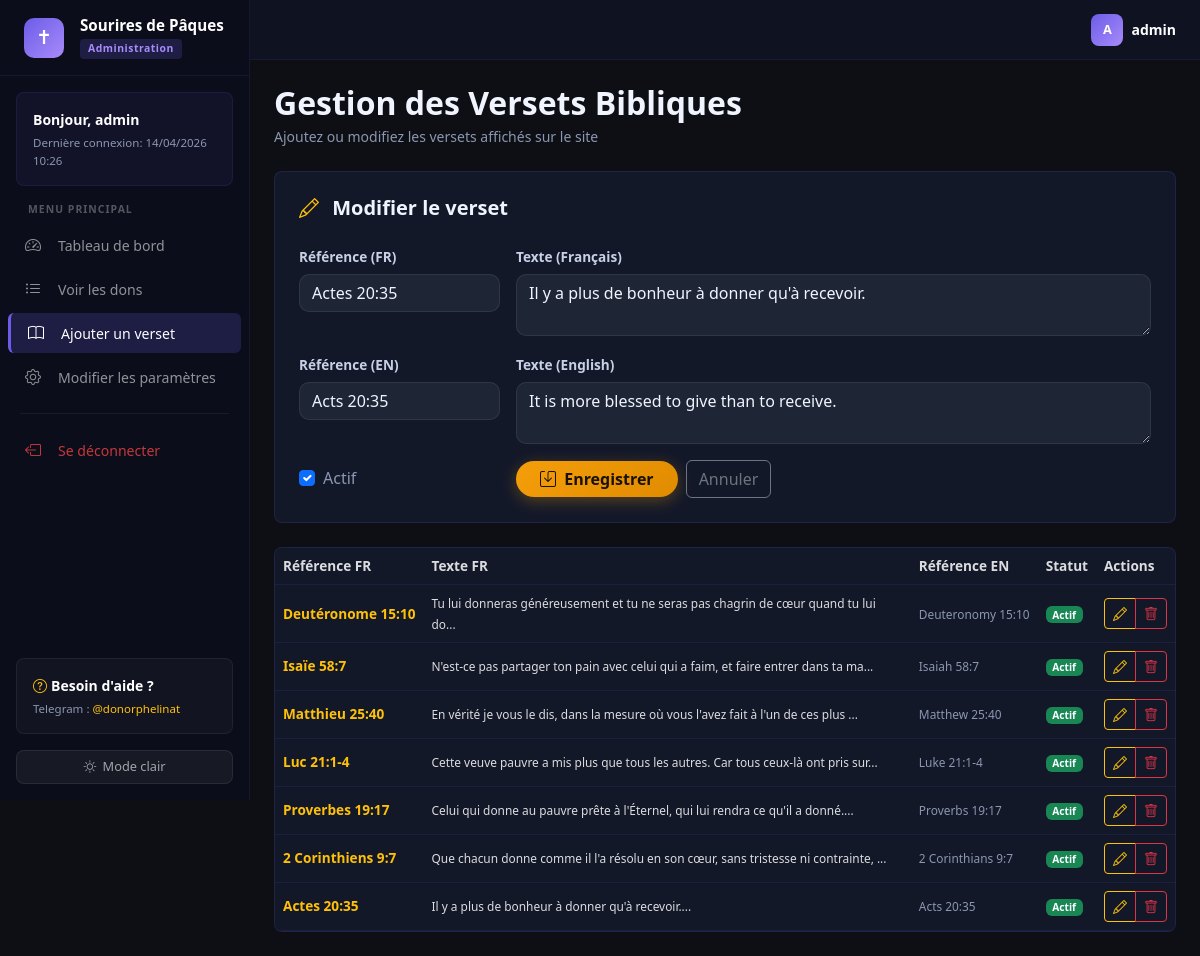
/administration/adminpanel.php?page=versets&edit=1 (signed in), run on the app's committed database.
### tables this page shows
CREATE TABLE versets (
    id INTEGER PRIMARY KEY AUTOINCREMENT,
    reference_fr TEXT NOT NULL,
    texte_fr TEXT NOT NULL,
    reference_en TEXT NOT NULL,
    texte_en TEXT NOT NULL,
    actif INTEGER DEFAULT 1,
    created_at DATETIME DEFAULT (datetime('now'))
);

### controllers/AdminController.php (called while the page is built, shortened)
<?php
require_once __DIR__ . '/../models/Verset.php';
class AdminController {
    private Verset $versetModel;
    public function __construct() {
        $this->versetModel    = new Verset();
    }
    public function versets(): void {
        $adminBase = defined('ADMIN_BASE_URL') ? ADMIN_BASE_URL : 'adminpanel.php';
        $versets = $this->versetModel->tous();
        $edition = isset($_GET['edit']) ? $this->versetModel->trouverParId((int)$_GET['edit']) : null;
        require __DIR__ . '/../views/admin/versets.php';
    }
}

### config/database.php (called while the page is built, shortened)
<?php
class Database {
    private static $instance = null;
    private $pdo;
    private function __construct() {
        try {
            if (DB_TYPE === 'mysql') {
                $dsn = "mysql:host=" . DB_HOST . ";dbname=" . DB_NAME . ";charset=utf8mb4";
                $this->pdo = new PDO($dsn, DB_USER, DB_PASS, [
                    PDO::ATTR_ERRMODE            => PDO::ERRMODE_EXCEPTION,
                    PDO::ATTR_DEFAULT_FETCH_MODE => PDO::FETCH_ASSOC,
                    PDO::MYSQL_ATTR_INIT_COMMAND => "SET NAMES utf8mb4 COLLATE utf8mb4_unicode_ci",
                ]);
            } else {
                $this->pdo = new PDO('sqlite:' . DB_SQLITE_PATH, null, null, [
                    PDO::ATTR_ERRMODE            => PDO::ERRMODE_EXCEPTION,
                    PDO::ATTR_DEFAULT_FETCH_MODE => PDO::FETCH_ASSOC,
                ]);
                $this->pdo->exec("PRAGMA foreign_keys = ON");
                $this->pdo->exec("PRAGMA journal_mode = WAL");
            }
        } catch (PDOException $e) {
            die('<h3 style="font-family:sans-serif;color:#c00;padding:2rem;">
                Erreur de connexion à la base de données.<br>
                <small>Vérifiez les paramètres dans config/database.php</small>
            </h3>');
        }
    }
    public static function getInstance(): self {
        if (self::$instance === null) {
            self::$instance = new self();
        }
        return self::$instance;
    }
    public function getPDO(): PDO {
        return $this->pdo;
    }
}

### models/Verset.php (called while the page is built, shortened)
<?php
require_once __DIR__ . '/../config/database.php';
class Verset {
    private PDO $pdo;
    public function __construct() {
        $this->pdo = Database::getInstance()->getPDO();
    }
    public function tous(): array {
        return $this->pdo->query("SELECT * FROM versets ORDER BY id DESC")->fetchAll();
    }
    public function trouverParId(int $id): array|false {
        $stmt = $this->pdo->prepare("SELECT * FROM versets WHERE id = :id");
        $stmt->execute([':id' => $id]);
        return $stmt->fetch();
    }
}

### views/admin/versets.php (the view, shortened to what this page needs)
<?php
$adminBase = $adminBase ?? 'adminpanel.php';
?>
<!DOCTYPE html>
<html lang="fr" data-theme="dark">
<head>
    <link rel="stylesheet" href="https://cdn.jsdelivr.net/npm/bootstrap@5.3.2/dist/css/bootstrap.min.css">
    <link rel="stylesheet" href="https://cdn.jsdelivr.net/npm/bootstrap-icons@1.11.3/font/bootstrap-icons.min.css">
    <link rel="stylesheet" href="../assets/css/style.css">
</head>
<body>
<div class="admin-layout d-flex min-vh-100">
    <?php require __DIR__ . '/sidebar.php'; ?>
    <div class="d-flex flex-column flex-grow-1">
        <header class="admin-topbar d-flex align-items-center justify-content-end px-4">
            <div class="d-flex align-items-center gap-2">
                <div class="admin-avatar-sm"><?= strtoupper(substr($_SESSION['admin_username'] ?? 'A', 0, 1)) ?></div>
                <span class="text-white small fw-semibold"><?= htmlspecialchars($_SESSION['admin_username'] ?? 'Administrateur') ?></span>
            </div>
        </header>
        <main class="admin-main flex-grow-1 p-4">
            <div class="mb-4">
                <h2 class="fw-bold mb-1">Gestion des Versets Bibliques</h2>
                <p class="text-muted small mb-0">Ajoutez ou modifiez les versets affichés sur le site</p>
            </div>
            <div class="admin-chart-card p-4 rounded-3 mb-4">
                <h5 class="fw-bold mb-4">
                    <i class="bi bi-<?= $edition ? 'pencil' : 'plus-circle' ?> me-2 text-warning"></i>
                    <?= $edition ? 'Modifier le verset' : 'Ajouter un verset' ?>
                </h5>
                <form action="<?= $adminBase ?>?page=versets" method="POST">
                    <div class="row g-3">
                        <div class="col-md-3">
                            <label class="form-label">Référence (FR)</label>
                            <input type="text" name="reference_fr" class="form-control"
                                   placeholder="Ex: Jean 3:16"
                                   value="<?= htmlspecialchars($edition['reference_fr'] ?? '') ?>" required>
                        </div>
                        <div class="col-md-9">
                            <label class="form-label">Texte (Français)</label>
                            <textarea name="texte_fr" class="form-control" rows="2" required><?= htmlspecialchars($edition['texte_fr'] ?? '') ?></textarea>
                        </div>
                        <div class="col-md-3">
                            <label class="form-label">Référence (EN)</label>
                            <input type="text" name="reference_en" class="form-control"
                                   placeholder="Ex: John 3:16"
                                   value="<?= htmlspecialchars($edition['reference_en'] ?? '') ?>" required>
                        </div>
                        <div class="col-md-9">
                            <label class="form-label">Texte (English)</label>
                            <textarea name="texte_en" class="form-control" rows="2" required><?= htmlspecialchars($edition['texte_en'] ?? '') ?></textarea>
                        </div>
                        <div class="col-md-3 d-flex align-items-center">
                            <div class="form-check">
                                <input class="form-check-input" type="checkbox" name="actif" id="actif"
                                       <?= (!$edition || $edition['actif']) ? 'checked' : '' ?>>
                                <label class="form-check-label text-muted" for="actif">Actif</label>
                            </div>
                        </div>
                        <div class="col-md-9 d-flex gap-2 align-items-center">
                            <button type="submit" class="btn btn-donate px-4">
                                <i class="bi bi-save me-1"></i>
                                <?= $edition ? 'Enregistrer' : 'Ajouter' ?>
                            </button>
                            <?php if ($edition): ?>
                                <a href="<?= $adminBase ?>?page=versets" class="btn btn-outline-secondary">Annuler</a>
                            <?php endif; ?>
                        </div>
                    </div>
                </form>
            </div>
            <div class="admin-chart-card rounded-3 overflow-hidden">
                <div class="table-responsive">
                    <table class="table table-dark table-hover align-middle admin-table mb-0">
                        <thead>
                            <tr>
                                <th>Référence FR</th>
                                <th>Texte FR</th>
                                <th>Référence EN</th>
                                <th>Statut</th>
                                <th>Actions</th>
                            </tr>
                        </thead>
                        <tbody>
                        <?php foreach ($versets as $v): ?>
                        <tr class="<?= !$v['actif'] ? 'opacity-50' : '' ?>">
                            <td class="fw-semibold text-warning"><?= htmlspecialchars($v['reference_fr']) ?></td>
                            <td><small><?= htmlspecialchars(mb_substr($v['texte_fr'], 0, 80)) ?>...</small></td>
                            <td><small class="text-muted"><?= htmlspecialchars($v['reference_en']) ?></small></td>
                            <td>
                                <a href="<?= $adminBase ?>?page=versets&toggle=<?= $v['id'] ?>" class="badge text-decoration-none bg-<?= $v['actif'] ? 'success' : 'secondary' ?>">
                                    <?= $v['actif'] ? 'Actif' : 'Inactif' ?>
                                </a>
                            </td>
                            <td>
                                <div class="btn-group btn-group-sm">
                                    <a href="<?= $adminBase ?>?page=versets&edit=<?= $v['id'] ?>" class="btn btn-outline-warning">
                                        <i class="bi bi-pencil"></i>
                                    </a>
                                    <a href="<?= $adminBase ?>?page=versets&supprimer=<?= $v['id'] ?>"
                                       class="btn btn-outline-danger"
                                       onclick="return confirm('Supprimer ce verset ?')">
                                        <i class="bi bi-trash"></i>
                                    </a>
                                </div>
                            </td>
                        </tr>
                        <?php endforeach; ?>
                        </tbody>
                    </table>
                </div>
            </div>
        </main>
    </div>
</div>
</body>
</html>

### assets/css/style.css (style rules this page uses)
:root { --accent-gold: #f59e0b; --accent-purple: #a78bfa; --accent-pink: #f472b6; --accent-green: #34d399; --accent-blue: #38bdf8; --bg-body: #0d0f14; --bg-card: #161b25; --bg-card-2: #1e2535; --bg-nav: #0d0f14ee; --bg-input: #1e2535; --border-color: rgba(255, 255, 255, 0.08); --text-primary: #f0f4ff; --text-muted: #8b96b0; --text-readable: #c8d0e7; --shadow-color: rgba(0, 0, 0, 0.5); --admin-sidebar: #0b0e1a; --admin-purple: #6c5ce7; --admin-purple-2: #7d6ff0; --admin-topbar: #0f1220; --admin-card: #131829; --admin-card-2: #1a2035; --admin-border: rgba(108, 92, 231, 0.15); }
* { box-sizing: border-box; }
body { background-color: var(--bg-body); color: var(--text-primary); font-family: 'Segoe UI', system-ui, -apple-system, sans-serif; transition: background-color 0.3s ease, color 0.3s ease; min-height: 100vh; }
.text-muted { color: var(--text-muted) !important; }
.btn-donate { background: linear-gradient(135deg, var(--accent-gold), #e08c00); color: #1a1100 !important; font-weight: 700; border: none; border-radius: 50px; transition: transform 0.2s, box-shadow 0.2s; box-shadow: 0 4px 15px rgba(245, 158, 11, 0.3); }
.form-control, .form-select { background: var(--bg-input); border: 1px solid var(--border-color); color: var(--text-primary); border-radius: 10px; transition: border-color 0.2s, box-shadow 0.2s; }
.form-control::placeholder { color: var(--text-muted); }
.form-label { color: var(--text-readable); font-size: 0.85rem; font-weight: 600; margin-bottom: 0.4rem; }
.admin-layout { min-height: 100vh; }
.admin-topbar { background: var(--admin-topbar); border-bottom: 1px solid rgba(108, 92, 231, 0.1); height: 60px; flex-shrink: 0; }
.admin-avatar-sm { width: 32px; height: 32px; background: linear-gradient(135deg, var(--admin-purple), #a78bfa); border-radius: 8px; display: flex; align-items: center; justify-content: center; color: white; font-size: 0.8rem; font-weight: 700; }
.admin-main { background: var(--bg-body); overflow-y: auto; min-height: calc(100vh - 60px); }
.admin-chart-card { background: var(--admin-card); border: 1px solid var(--admin-border); }
.admin-table { --bs-table-bg: var(--admin-card); --bs-table-hover-bg: var(--admin-card-2); --bs-table-color: rgba(255,255,255,0.85); font-size: 0.85rem; border-color: rgba(108,92,231,0.1); }

### data on the page
versets: reference_fr "Actes 20:35", texte_fr "Il y a plus de bonheur à donner qu'à recevoir.", reference_en "Acts 20:35", texte_en "It is more blessed to give than to receive.", actif "☑", shows "Actif"
versets: reference_fr "Deutéronome 15:10", texte_fr "Tu lui donneras généreusement et tu ne seras pas chagrin de cœur quand tu lui do", reference_en "Deuteronomy 15:10", actif "Actif"
versets: reference_fr "Isaïe 58:7", texte_fr "N'est-ce pas partager ton pain avec celui qui a faim, et faire entrer dans ta ma", reference_en "Isaiah 58:7", actif "Actif"
versets: reference_fr "Matthieu 25:40", texte_fr "En vérité je vous le dis, dans la mesure où vous l'avez fait à l'un de ces plus", reference_en "Matthew 25:40", actif "Actif"
versets: reference_fr "Luc 21:1-4", texte_fr "Cette veuve pauvre a mis plus que tous les autres. Car tous ceux-là ont pris sur", reference_en "Luke 21:1-4", actif "Actif"
versets: reference_fr "Proverbes 19:17", texte_fr "Celui qui donne au pauvre prête à l'Éternel, qui lui rendra ce qu'il a donné.", reference_en "Proverbs 19:17", actif "Actif"
versets: reference_fr "2 Corinthiens 9:7", texte_fr "Que chacun donne comme il l'a résolu en son cœur, sans tristesse ni contrainte,", reference_en "2 Corinthians 9:7", actif "Actif"

### other printed values
$adminUser "admin"
$item['label'] "Tableau de bord"
$item['label'] "Voir les dons"
$item['label'] "Ajouter un verset"
$item['label'] "Modifier les paramètres"
substr($_SESSION['admin_username'] ?? 'A', 0, 1) "A"
$_SESSION['admin_username'] "admin"
